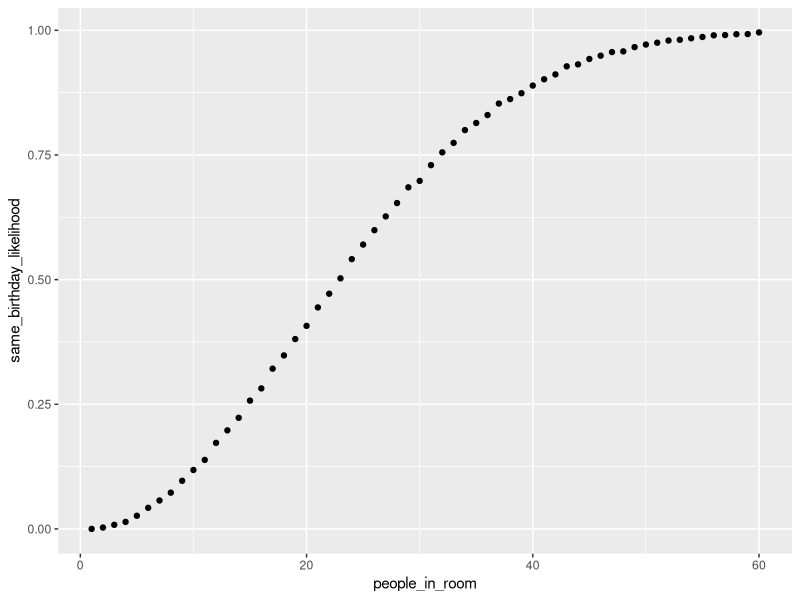
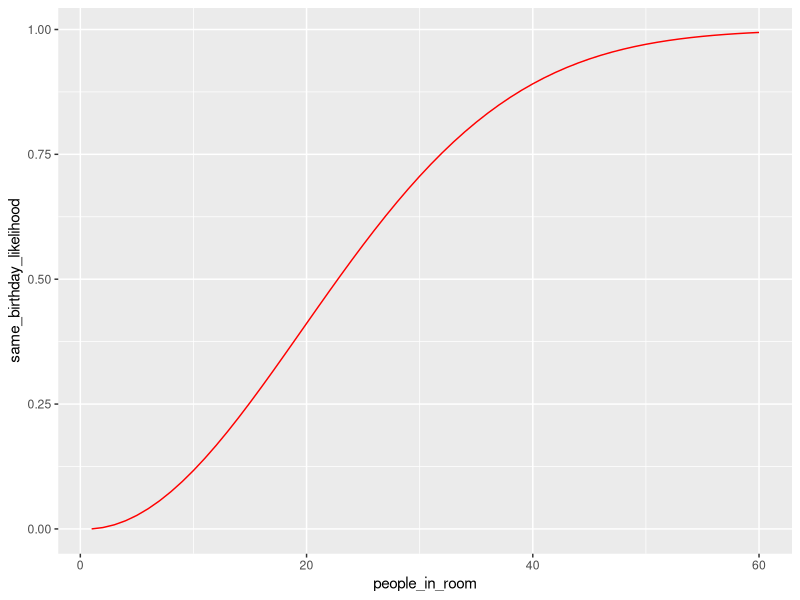
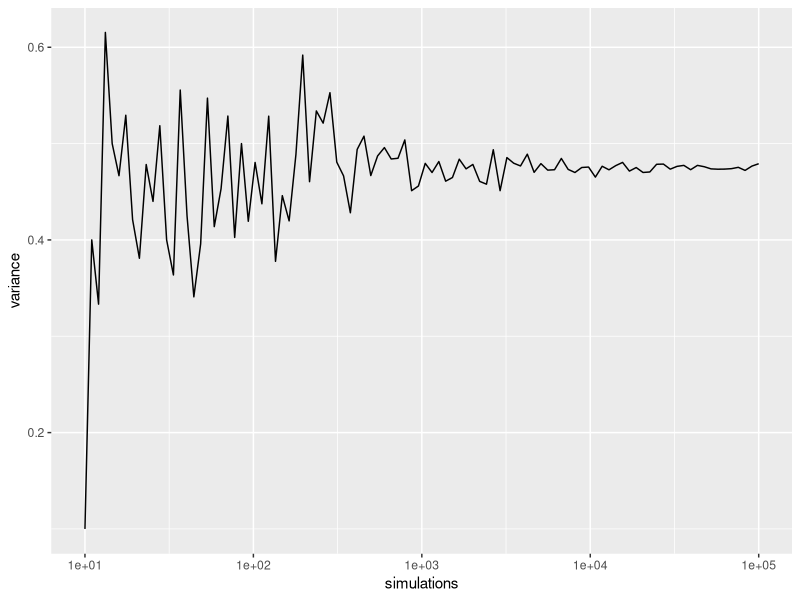
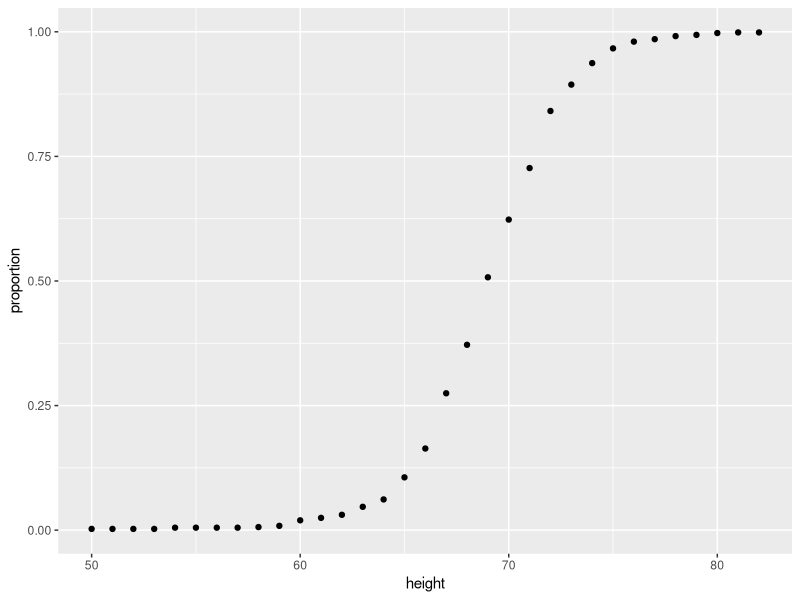
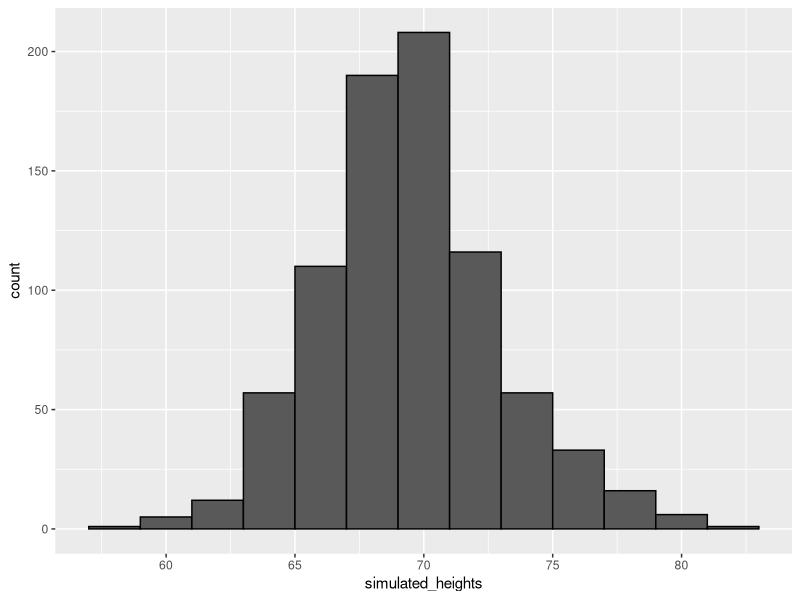
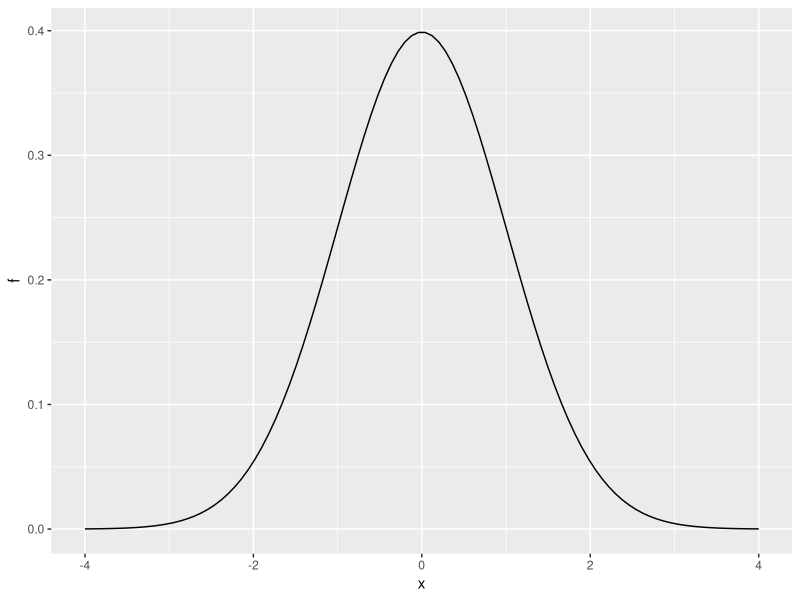
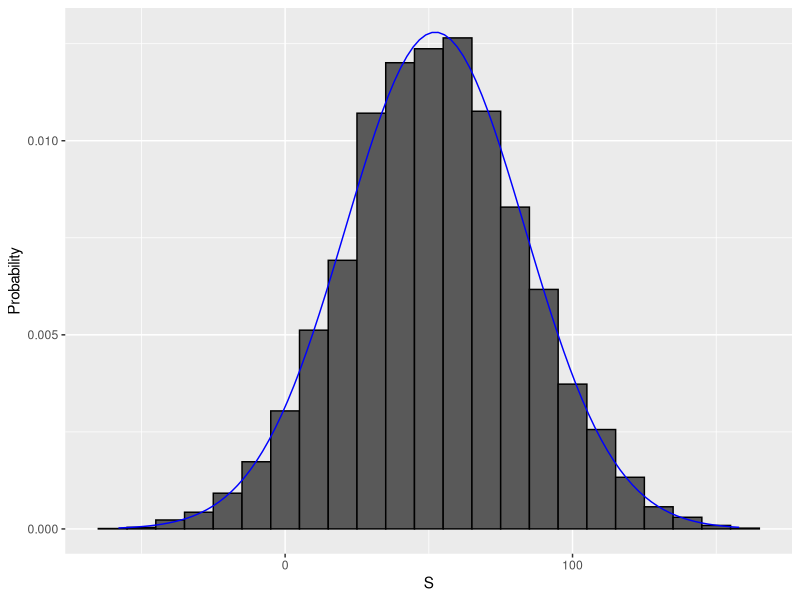
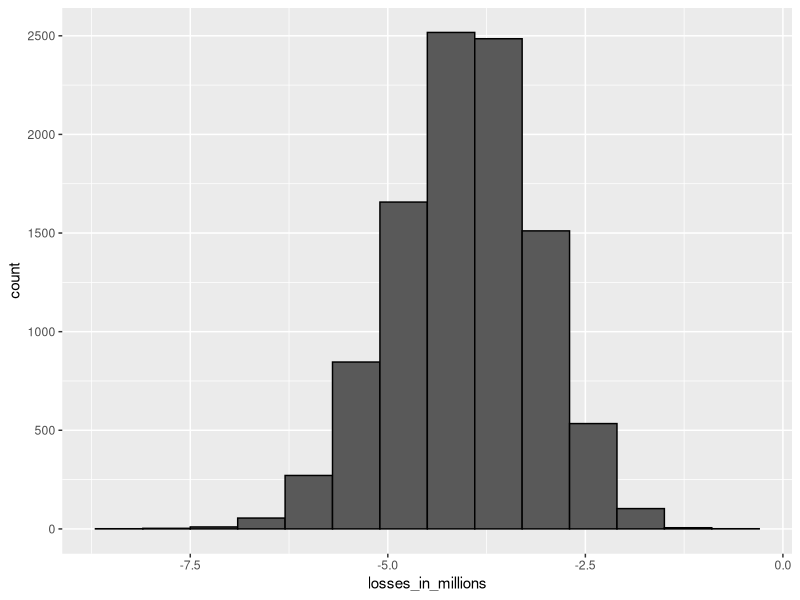

Here is the R script that generated these plots, in order:
####################################################################
# Discrete Probablility
####################################################################

#simulate scenario of choosing a bead from a bowl, 2 red beads, 3 blue beads
beads <- rep(c("red","blue"), times = c(2,3)) #create an object to represent the red and blue beads in a bowl
sample(beads,2) #select two beads out of the bowl without replacing (replace = TRUE to replace bead)
events <- replicate(20000, sample(beads,1)) #simulate selecting a bead 20,000 times
table(events) #view the results
prop.table(table(events)) #view proportions
events <- sample(beads, 20000, replace = TRUE) #same as above replicate function call
prop.table(table(events)) #view proportions

#probabilities using a deck of cards
number <- "Three"
suit <- "Hearts"
paste(number, suit) #combines 2 strings
paste(letters[1:5], as.character(1:5)) #works on vectors also
expand.grid(pants = c("blue","black"), shirt = c("white","grey","plaid")) #show all combinations
#use all of this to generate a deck of cards
suits <- c("Clubs","Diamonds","Hearts","Spades")
numbers <- c("Ace","Deuce","Three","Four","Five","Six","Seven","Eight","Nine","Ten","Jack","Queen","King")
deck <- expand.grid(number=numbers, suit=suits)
deck <- paste(deck$number, deck$suit)
#check probability of getting a king
kings <- paste("King",suits)
mean(deck %in% kings)
#permutations function computes, for any list of size n, all the different ways we can select r items
library(gtools)
permutations(5,2) 
permutations(10,7,v=0:9) #can use on a vector also
#draw 2 cards out of deck
hands <- permutations(52,2,v=deck)
nrow(hands) #total number of hand combinations
first_card <- hands[,1]
second_card <- hands[,2]
#probability of getting a king on second draw after getting a king on first draw
sum(first_card %in% kings & second_card %in% kings) / sum(first_card %in% kings)
#probability of getting dealt 2 kings
mean(deck %in% kings) * sum(first_card %in% kings & second_card %in% kings) / sum(first_card %in% kings)
#likelihood of getting a natural 21 in blackjack - use combinations function since order doesn't matter
aces <- paste("Ace",suits)
facecards <- c("King","Queen","Jack","Ten")
facecards <- expand.grid(number=facecards, suit=suits)
facecards <- paste(facecards$number,facecards$suit)
hands <- combinations(52,2,v=deck)
mean(hands[,1] %in% aces & hands[,2] %in% facecards)
#same thing using a monte carlo simulation
results <- replicate(10000, {hand <- sample(deck,2)
                             (hand[1] %in% aces & hand[2] %in% facecards) | (hand[2] %in% aces & hand[1] %in% facecards)
                            }
                     )
mean(results)

#use monte carlo to find likelihood of 2 people in a room of 50 having the same birthday
people_in_room = 50
results <- replicate(10000, {
  bdays <- sample(1:365, people_in_room, replace = TRUE)
  any(duplicated(bdays)) #duplicated returns true or false if the number is appearing for second time, any checks for any trues
})
mean(results)
#rather than using static number of people in room, find percent chance based on group size
birthday_probability <- function(n, B=10000){  #create a function to do a montecarlo simulation using variable number of people (n)
  same_day <- replicate(B, {
    bdays <- sample(1:365, n, replace = TRUE)
    any(duplicated(bdays))
  })
  mean(same_day)
}
n <- 1:60 #array with varying number of people in room
prob <- sapply(n, birthday_probability) #sapply allows a function to be applied to each element of a vector
library(dplyr)
library(ggplot2)
df <- data.frame(same_birthday_likelihood = prob, people_in_room = n)
df %>% ggplot(aes(people_in_room,same_birthday_likelihood)) + geom_point()
#rather than monte carlo, calculate the exact probability
exact_birthday_probability <- function(n){
  prob_unique <- seq(365,365-n+1)/365 #calculate the percent switch of not having the same birthday for each number in vector
  1 - prod(prob_unique) #multiply the vector elements to get the probability for that number of people n
}
eprob <- sapply(n, exact_birthday_probability)
df <- data.frame(same_birthday_likelihood = eprob, people_in_room = n)
df %>% ggplot(aes(people_in_room,same_birthday_likelihood)) + geom_line(col="red")
#figure out number of time to run a monte carlo simulation to get consistent probabilities
monte_carlo_probability <- function(B, n=22){ #function that runs variable number of simulations
  same_birthday <- replicate(B, {
    bdays <- sample(1:365,n,replace = TRUE)
    any(duplicated(bdays))
  })
  mean(same_birthday)
}
B <- 10 ^ seq(1,5,len=100) #vector of number 10 to 10000
simulator <- sapply(B, monte_carlo_probability) #test for variance in simulation runs
df <- data.frame(simulations=B,variance=simulator)
df %>% ggplot(aes(simulations,variance)) + geom_line() + scale_x_log10()

#The Celtics have a 60% chance of winning any individual game
# Calculate the frequency out of 10000 iterations that the Celtics won at least one game in a 4 game series.
# Create an object called `celtic_wins` that replicates two steps for B iterations: 
#(1) using the sample code to generate a four-game series `simulated_games`, then 
#(2) determining whether the simulated series contains at least one win for the Celtics.
celtics_wins <- replicate(10000, {
  results <- sample(c("lose","win"), 4, replace = TRUE, prob = c(0.6, 0.4))
  any(results=="win")
  })
mean(celtics_wins)
#what is likelihood of Celtics winning all 4 games
celtics_wins <- replicate(10000, {
  results <- sample(c("lose","win"), 4, replace = TRUE, prob = c(0.6, 0.4))
  !any(results=="lose")
})
mean(celtics_wins)

#replicate the game Let's Make a Deal where the contestant has picked one of three doors and the host has opened another door
#that shows a goat and then the contestant is asked whether they want to pick the other door or stay with their pick
#first, simulate staying with your pick
stick <- replicate(10000, {
  doors <- as.character(1:3)
  prize <- sample(c("car","goat","goat")) #assign a prize to each door
  prize_door <- doors[prize=="car"] #find the door that has the prize behind it
  my_pick <- sample(doors,1) #simulate contestant picking 1 of the doors
  show <- sample(doors[!doors %in% c(my_pick, prize_door)],1) #simulate showing contestant one of the doors they didn't pick that has a goat
  stick <- my_pick #stay with original door selection
  stick == prize_door #did the contestant win
})
mean(stick)
#now, try changing the door picked
switch <- replicate(10000, {
  doors <- as.character(1:3)
  prize <- sample(c("car","goat","goat")) #assign a prize to each door
  prize_door <- doors[prize=="car"] #find the door that has the prize behind it
  my_pick <- sample(doors,1) #simulate contestant picking 1 of the doors
  show <- sample(doors[!doors %in% c(my_pick, prize_door)],1) #simulate showing contestant one of the doors they didn't pick that has a goat
  switch <- doors[!doors %in% c(my_pick, show)]
  switch == prize_door #did the contestant win
})
mean(switch)

#Two teams, say the Cavs and the Warriors, are playing a seven game championship series. The first to win four games wins the series. 
#The teams are equally good, so they each have a 50-50 chance of winning each game.
#If the Cavs lose the first game, what is the probability that they win the series?

# Assign a variable `outcomes` as a vector of possible game outcomes, where 0 indicates a loss and 1 indicates a win for the Cavs.
outcomes <- 0:1
# Assign a variable `l` to a list of all possible outcomes in all remaining games. Use the `rep` function on `list(outcomes)` to create list of length `n`.
l <- replicate(6, list(outcomes))
# Create a data frame named 'possibilities' that contains all combinations of possible outcomes for the remaining games.
possibilities <- expand.grid(l)
# Create a vector named 'results' that indicates whether each row in the data frame 'possibilities' contains enough wins for the Cavs to win the series.
results <- rowSums(possibilities) >= 4
# Calculate the proportion of 'results' in which the Cavs win the series. Print the outcome to the console.
mean(results)
#perform a monte carlo of same scenario
results <- replicate(10000, sum(sample(0:1,6, replace = TRUE)) >= 4)
mean(results)

####################################################################
# Continuous Probablility
####################################################################

#empirical cumulative distribution function (eCDF) example
library(tidyverse)
library(dslabs)
data(heights)
x <- heights %>% filter(sex=="Male") %>% .$height
F <- function(a) {mean(x<=a)}
hts <- seq(min(x,na.rm=TRUE),max(x,na.rm=TRUE))
result <- sapply(hts,F)
result <- data.frame(height=hts,proportion=result)
result %>% ggplot(aes(height,proportion)) + geom_point()
#what is probability of a student randomly selected of being taller than 70.5 inches
1 - F(70)
#what is probability of a student being between 65 and 75 inches tall
F(75) - F(65)
#same questions using normal approximation
1 - pnorm(70.5,mean(x),sd(x))
pnorm(75,mean(x),sd(x)) - pnorm(65,mean(x),sd(x))

#monte carlo simulations using normal distribution
x <- heights %>% filter(sex=="Male") %>% .$height
n <- length(x)
avg <- mean(x)
s <- sd(x)
simulated_heights <- rnorm(n,avg,s)
data.frame(simulated_heights=simulated_heights) %>% ggplot(aes(simulated_heights)) + geom_histogram(col="black",binwidth = 2)
#what is distribution of men over 7 feet tall
tallest <-replicate(10000, { 
  simulated_data <- rnorm(800,avg,s) #generate 800 heights
  max(simulated_data) #get the tallest height
})
mean(tallest >= 7*12) #what percent is 7 feet

#probability density
x <- seq(-4,4,length.out = 100)
data.frame(x,f=dnorm(x)) %>% ggplot(aes(x,f)) + geom_line()

#other distributions besides the normal are: student-t, chi-Squared, exponential, gamma, beta

####################################################################
# Random variables, sampling models, and the Central Limit Theorem
####################################################################

#random variable, note: statistics textbooks use capital letters to represent random variables
beads <- rep( c("red","blue"), c(2,3) )
X <- ifelse(sample(beads,1) == "blue", 1, 0)

#sampling models (most things can be represented as drawing from an urn)
#example: roulette betting on color (red is a win for player, black a loss)
color <- rep( c("black","red","green"), c(18,18,2) )
X <- sample(ifelse(color=="red",-1,1), 1000, replace = TRUE)
sum(X)
#better way is to use a sampling model, only 1 line of code
X <- sample(c(-1,1), 1000, replace = TRUE, prob = c(9/19, 10/19))
sum(X)
#simulate 1000 people play 10000 times and find out how often result was less than zero
S <- replicate(10000, sum(sample(c(-1,1), 1000, replace = TRUE, prob = c(9/19, 10/19))))
mean(S<=0)
#check for normal distribution
s <- seq(min(S),max(S),length=100)
normal_density <- data.frame(s=s, f=dnorm(s,mean(S),sd(S)))
data.frame(S=S) %>% ggplot(aes(S, ..density..)) +
  geom_histogram(color="black",binwidth=10) +
  ylab("Probability") +
  geom_line(data=normal_density, mapping=aes(s,f), color="blue")

#when the sample is large, the probability distribution is approximately normal, this is referred to as
#the Central Limit Theorem (CLT), which means all we need to describe a list of random values it the average and standard deviation

#calculate the average and standard deviation for roulette outcomes
n <- 1000
mu <- n * (20-18) / 38 #number of good outcomes - bad outcomes, divided by total possible outcomes
se <- sqrt(n) * abs(1-(-1)) * sqrt((20/38) * 18/38) #difference of max and min values, times square root of good outcomes times bad outcomes
pnorm(0,mu,se) #probability of less than 0 based on normal distribution

# The variables 'green', 'black', and 'red' contain the number of pockets for each color
green <- 2
black <- 18
red <- 18
# Assign a variable `p_green` as the probability of the ball landing in a green pocket
p_green <- green / (green+black+red)
# Assign a variable `p_not_green` as the probability of the ball not landing in a green pocket
p_not_green <- black+red / (green+black+red)
#Create a model to predict the random variable `X`, your winnings from betting on green.
X <- sample(c(-1,17), 1, replace=TRUE, prob=c(p_not_green,p_green))
# Print the value of `X` to the console
print(X)

###############################################################################################
# The Big Short
###############################################################################################

loss_per_foreclosure <- -200000
p <- .02 #percent of loans that default
n <- 1000 #number of 180,000 loans given out

#monte carlo of default rate
losses <- replicate(10000, {
  defaults <- sample( c(0,1), n, prob=c(1-p,p), replace=TRUE)
  sum(defaults * loss_per_foreclosure)
})
data.frame(losses_in_millions=losses/10^6) %>% ggplot(aes(losses_in_millions)) + 
  geom_histogram(binwidth=.6, col="black")

#CLT calculation instead of monte carlo

#take more risk
r <- .05 #interest rate
x <- r*180000
loss_per_foreclosure*p + x*(1-p)


# Assign the number of loans to the variable `n`
n <- 10000
# Assign the loss per foreclosure to the variable `loss_per_foreclosure`
loss_per_foreclosure <- -200000
# Assign the probability of default to the variable `p_default`
p_default <- 0.03
# Use the `set.seed` function to make sure your answer matches the expected result after random sampling
set.seed(1)
# Generate a vector called `defaults` that contains the default outcomes of `n` loans
defaults <- sample( c(0,1), n, prob=c(1-p_default,p_default), replace=TRUE )
# Generate `S`, the total amount of money lost across all foreclosures. Print the value to the console.
S <- sum(defaults) * loss_per_foreclosure
